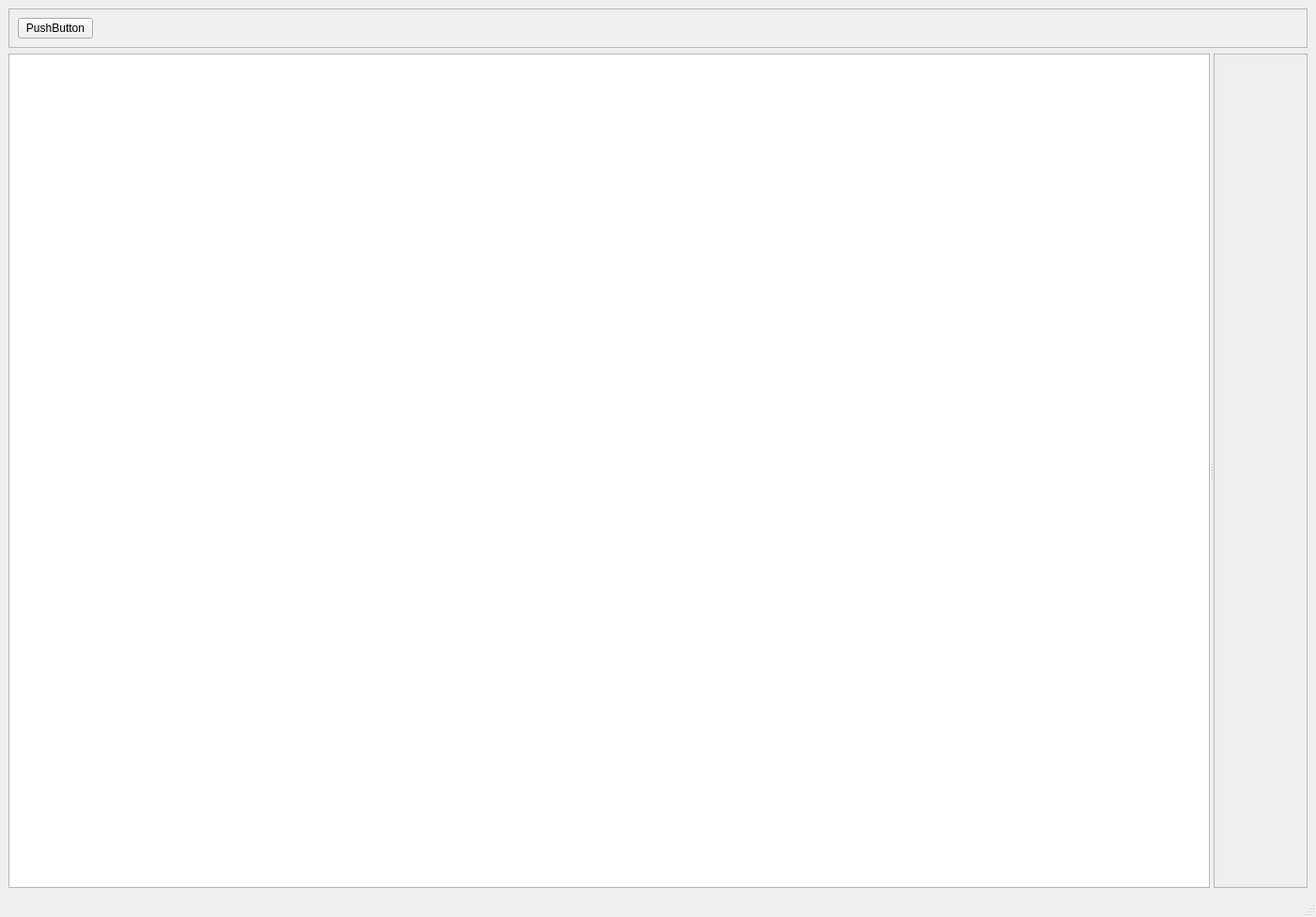
<?xml version="1.0" encoding="UTF-8"?>
<ui version="4.0">
 <class>MainWindow</class>
 <widget class="QMainWindow" name="MainWindow">
  <property name="geometry">
   <rect>
    <x>0</x>
    <y>0</y>
    <width>1401</width>
    <height>976</height>
   </rect>
  </property>
  <property name="windowTitle">
   <string>MainWindow</string>
  </property>
  <widget class="QWidget" name="centralwidget">
   <layout class="QVBoxLayout" name="verticalLayout">
    <item>
     <widget class="QFrame" name="frame">
      <property name="sizePolicy">
       <sizepolicy hsizetype="Preferred" vsizetype="Maximum">
        <horstretch>0</horstretch>
        <verstretch>0</verstretch>
       </sizepolicy>
      </property>
      <property name="frameShape">
       <enum>QFrame::Shape::StyledPanel</enum>
      </property>
      <property name="frameShadow">
       <enum>QFrame::Shadow::Raised</enum>
      </property>
      <layout class="QHBoxLayout" name="horizontalLayout">
       <item>
        <widget class="QPushButton" name="pushButton">
         <property name="text">
          <string>PushButton</string>
         </property>
        </widget>
       </item>
       <item>
        <spacer name="horizontalSpacer">
         <property name="orientation">
          <enum>Qt::Orientation::Horizontal</enum>
         </property>
         <property name="sizeHint" stdset="0">
          <size>
           <width>623</width>
           <height>20</height>
          </size>
         </property>
        </spacer>
       </item>
      </layout>
     </widget>
    </item>
    <item>
     <widget class="QSplitter" name="splitter">
      <property name="orientation">
       <enum>Qt::Orientation::Horizontal</enum>
      </property>
      <widget class="QTableWidget" name="tableWidget">
       <property name="sizePolicy">
        <sizepolicy hsizetype="Expanding" vsizetype="Minimum">
         <horstretch>0</horstretch>
         <verstretch>0</verstretch>
        </sizepolicy>
       </property>
       <property name="editTriggers">
        <set>QAbstractItemView::EditTrigger::NoEditTriggers</set>
       </property>
       <property name="selectionMode">
        <enum>QAbstractItemView::SelectionMode::SingleSelection</enum>
       </property>
       <property name="selectionBehavior">
        <enum>QAbstractItemView::SelectionBehavior::SelectRows</enum>
       </property>
       <property name="supportedDragActions">
        <set>Qt::DropAction::IgnoreAction</set>
       </property>
      </widget>
      <widget class="QFrame" name="frame_2">
       <property name="sizePolicy">
        <sizepolicy hsizetype="Minimum" vsizetype="Preferred">
         <horstretch>0</horstretch>
         <verstretch>0</verstretch>
        </sizepolicy>
       </property>
       <property name="frameShape">
        <enum>QFrame::Shape::StyledPanel</enum>
       </property>
       <property name="frameShadow">
        <enum>QFrame::Shadow::Raised</enum>
       </property>
       <layout class="QVBoxLayout" name="verticalLayout_2">
        <item>
         <widget class="ImageView" name="widget_image" native="true"/>
        </item>
       </layout>
      </widget>
     </widget>
    </item>
   </layout>
  </widget>
  <widget class="QMenuBar" name="menubar">
   <property name="geometry">
    <rect>
     <x>0</x>
     <y>0</y>
     <width>1401</width>
     <height>29</height>
    </rect>
   </property>
  </widget>
  <widget class="QStatusBar" name="statusbar"/>
 </widget>
 <customwidgets>
  <customwidget>
   <class>ImageView</class>
   <extends>QWidget</extends>
   <header>ImageView.h</header>
   <container>1</container>
  </customwidget>
 </customwidgets>
 <resources/>
 <connections/>
</ui>
